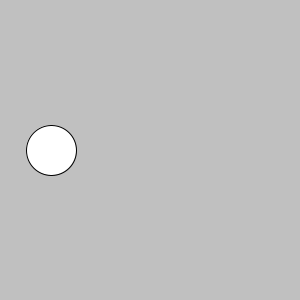
Frame 1 (no input)
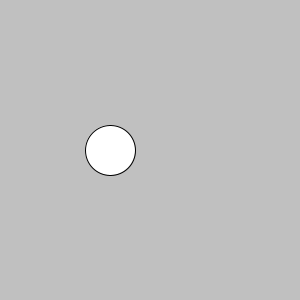
Frame 60 (the mouse pressed at the canvas centre just before this capture)
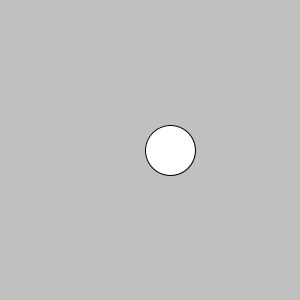
Frame 120 (the mouse held since frame 60 and released just before this capture)

The Processing sketch that drew these frames (run headless with seeded random() and noise(); from frame 60 on, the mouse is pressed at the canvas centre):

// Processing sketch: processing_112918
// ── processing_112918.pde

int diameter = 50;
int positionX = 50;
int Switch = 0;

void setup() {
  size(300, 300);
}

void draw(){
  background (192);
  
  if(positionX>=width-diameter/2){
    Switch = 1;
  }
  if(positionX == diameter/2){
    Switch = 0;
  }
  if(Switch==0){
    positionX++;    
}
else{
    positionX--;   
}
  
    ellipse(positionX,150,diameter,diameter);
    println(positionX);
   
}
